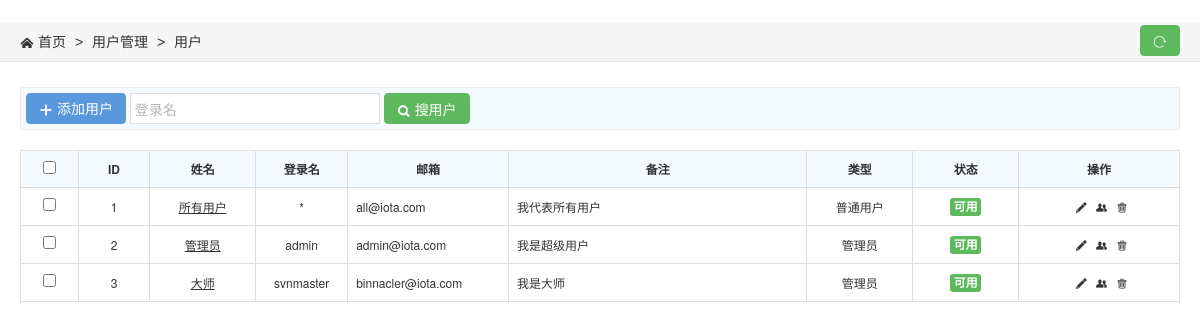
/users (signed in), run on an earlier commit of the app's database.
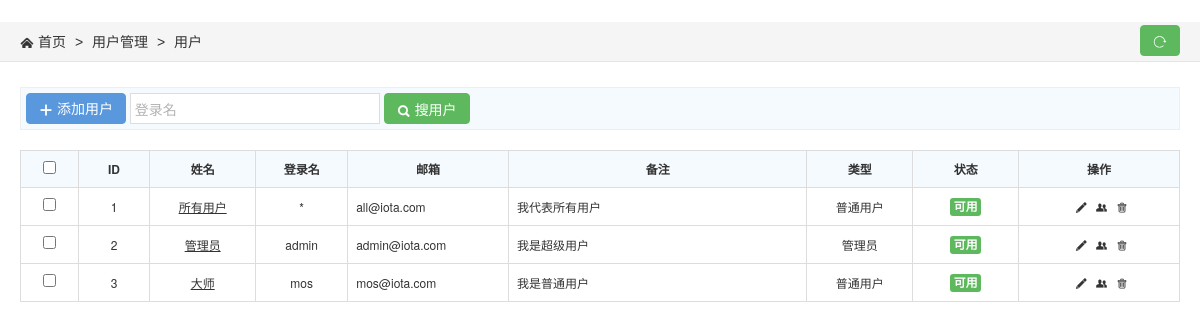
And on a later commit of the database.
### mos/models/tables.py (models this page shows, shortened)
class User(UserMixin,Base):
    __tablename__ = 'users'
    id = db.Column('id', Integer, primary_key=True)
    fullname = db.Column('fullname', String(50))
    username = db.Column('username', String(20), unique=True)
    password = db.Column('password', String(20))
    email = db.Column('email', String(30))
    comments = db.Column('comments', String(200))
    is_admin = db.Column('is_admin', String(2))
    is_active = db.Column('is_active', String(2))
    lasttime = db.Column('lasttime', String(30))

### mos/views.py (the view)
@app.route('/users', methods = ['GET', 'POST'])
@app.route('/users/<int:page>', methods = ['GET', 'POST'])
@admin_required
def user_list():
    searchitem =''
    if request.method == 'POST':
        if len(request.form['searchitem']) !=0:
            users = User.query.filter(User.username.like('%'+request.form['searchitem']+'%')).all()
            return render_template('users/user_list.html', users=users,searchitem = request.form['searchitem'])
    users = User.query.all()
    return render_template('users/user_list.html', users=users,searchitem = searchitem)

### mos/views.py (called while the page is built)
def admin_required(func):
    @wraps(func)
    def decorated_view(*args, **kwargs):
        if not current_user.is_authenticated:
            return lm.unauthorized()
        if current_user.is_admin !=1:
            return redirect(url_for("mysvn"))
        return func(*args, **kwargs)
    return decorated_view

@lm.user_loader
def load_user(user_id):
    return User.query.get(int(user_id))

@app.before_request
def before_request():
    g.user = current_user

### mos/templates/users/user_list.html (shortened to what this page needs)
﻿{% include "_meta.html" %}
</head>
<body>
<nav class="breadcrumb"><i class="Hui-iconfont">&#xe67f;</i> 首页 <span class="c-gray en">&gt;</span> 用户管理 <span class="c-gray en">&gt;</span> 用户 <a class="btn btn-success radius r" style="line-height:1.6em;margin-top:3px" href="javascript:location.replace(location.href);" title="刷新" ><i class="Hui-iconfont">&#xe68f;</i></a></nav>
<div class="page-container">
	<div class="cl pd-5 bg-1 bk-gray mt-5">
		<span class="l">
			<form  class="form form-horizontal" action="/users" method="post">
				<a href="javascript:;" onclick="member_add('添加用户','{{ url_for('user_add') }}','','510')" class="btn btn-primary radius"><i class="Hui-iconfont">&#xe600;</i> 添加用户</a>
				<input type="text" class="input-text" style="width:250px" placeholder="{% if searchitem=="" %}登录名{% else %}{{ searchitem }} {% endif %}" id="searchitem" name="searchitem">
				<button type="submit" class="btn btn-success radius" id="" name=""><i class="Hui-iconfont">&#xe665;</i> 搜用户</button>
			</form>
		</span>
	</div>
	<div class="mt-20">
	<table class="table table-border table-bordered table-hover table-bg table-sort">
		<thead>
			<tr class="text-c">
				<th width="25"><input type="checkbox" name="" value=""></th>
				<th width="35">ID</th>
				<th width="60">姓名</th>
				<th width="50">登录名</th>
				<th width="100">邮箱</th>
				<th width="200">备注</th>
				<th width="60">类型</th>
				<th width="60">状态</th>
				<th width="100">操作</th>
			</tr>
		</thead>
		{% block body %}
		<tbody>
		{% for user in users %}
			<tr class="text-c">
				<td><input type="checkbox" value="1" name=""></td>
				{% set user_loop = loop %}
				<td>{{ user_loop.index }}</td>
				<td><u style="cursor:pointer" class="text-primary" onclick="member_show('用户权限','/users/auth/{{user.username}}','','660','510')">{{ user.fullname }}</u></td>
				<td>{{ user.username }}</td>
				<td style="text-align:left">{{ user.email }}</td>
				<td style="text-align:left">{% if user.comments|string == "None" %}{% else %}{{ user.comments }}{% endif %}</td>
				{% if user.is_admin|int == 1 %}<td>管理员</td>{% else %}<td>普通用户</td>{% endif %}
				{% if user.is_active|int == 1 %}
				<td class="td-status"><span class="label label-success radius">可用</span></td>
				{% else %}
				<td class="td-status"><span class="label label-defaunt radius">已禁用</span></td>
				{% endif %}
				<td class="td-manage">
					<a title="编辑" href="javascript:;" onclick="member_edit('修改用户信息','/users/modify/{{user.username}}','4','','510')" class="ml-5" style="text-decoration:none"><i class="Hui-iconfont">&#xe6df;</i></a>
					<a style="text-decoration:none" class="ml-5" onClick="member_edit('用户组','/users/info/{{user.username}}','4','420','510')" href="javascript:;" title="修改密码"><i class="Hui-iconfont">&#xe62b;</i></a>
					<a title="删除" href="javascript:;" onclick="member_del('确认删除用户','/users/del/{{user.username}}','4','500','400')" class="ml-5" style="text-decoration:none"><i class="Hui-iconfont">&#xe6e2;</i></a>
				</td>
			</tr>
		{% else %}
            <tr><td colspan=9>未找到任何用户</td></tr>
        {% endfor %}
		{% endblock %}
		</tbody>
	</table>
	</div>
</div>
</body>
</html>

### mos/templates/_meta.html (shortened to what this page needs)
<!DOCTYPE HTML>
<html>
<head>
<link href="{{ url_for('static', filename='./css/H-ui.min.css') }}" rel="stylesheet" type="text/css" />
<link href="{{ url_for('static', filename='./css/H-ui.admin.css') }}" rel="stylesheet" type="text/css" />
<link href="{{ url_for('static', filename='./lib/Hui-iconfont/1.0.7/iconfont.css') }}" rel="stylesheet" type="text/css" />
<link href="{{ url_for('static', filename='./lib/icheck/icheck.css') }}" rel="stylesheet" type="text/css" />
<link href="{{ url_for('static', filename='./css/style.css') }}" rel="stylesheet" type="text/css" />
<link href="{{ url_for('static', filename='./skin/default/skin.css') }}" rel="stylesheet" type="text/css" id="skin" />

### mos/static/css/H-ui.admin.css (style rules this page uses)
html { height:100% }
body { min-height: 100%;position: relative;font-size:14px;color:#333; background-color:#fff }
a { color:#333 }
.bg-1 { background-color:#f5fafe }
.page-container { padding:20px }
.breadcrumb { background-color:#f5f5f5; padding:0 20px }

What changed in the data, as far as the page shows it:
changed User "大师": username "svnmaster" → "mos"; email "binnacler@iota.com" → "mos@iota.com"; comments "我是大师" → "我是普通用户"; is_admin "管理员" → "普通用户"
